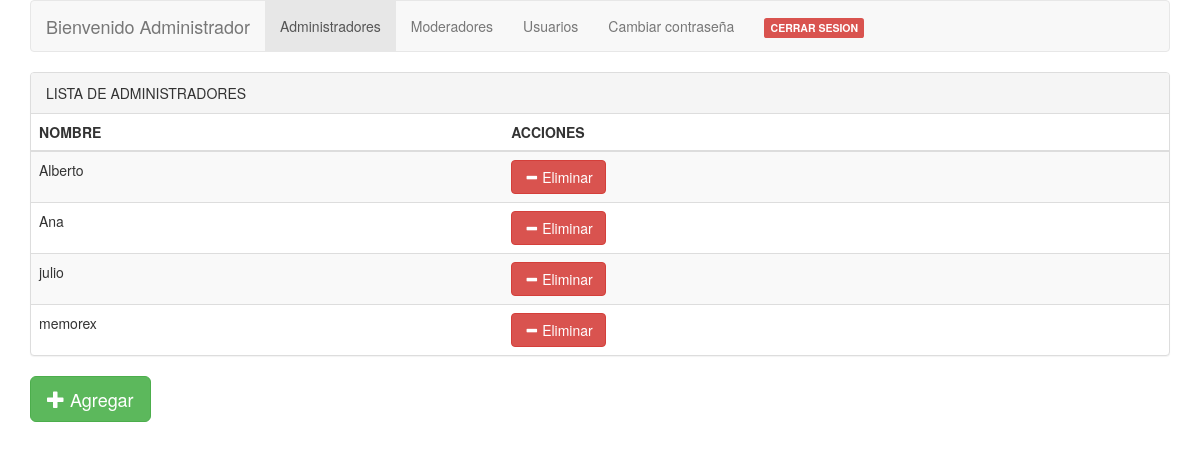
Screenshot of /administradores.php with the database file from the repository.
### tables this page shows
CREATE TABLE `usuarios` (
  `nombre` varchar(30) NOT NULL,
  `password` varchar(30) NOT NULL,
  `tipo` varchar(30) NOT NULL
);

### administradores.php (the view, shortened to what this page needs)
<!DOCTYPE html>
<html lang="es">
<head>
	<link href="css/bootstrap.min.css" rel="stylesheet">
</head>
<body>
   <div class="container">
	<nav class="navbar navbar-default">
		<div class="container-fluid">
			<div class="navbar-header">
				<a href="frmadmin.php" class="navbar-brand">Bienvenido Administrador
				</a>
			</div>
			<div class="collapse navbar-collapse" id="miMenu">
				<ul class="nav navbar-nav">
					<li class="active"><a href="administradores.php">Administradores</a></li>
					<li><a href="moderadores.php">Moderadores</a></li>
					<li><a href="usuarios.php">Usuarios</a></li>
					<li><a onclick="cambiar();" href="#">Cambiar contraseña</a></li>
					<li><a href="php/cerrarsesion.php"><span class="label label-danger">CERRAR SESION </span></a></li>
				</ul>
			</div>
		</div>
	</nav>
</div>
<div class="container">
<div class="panel panel-default">
    <div class="panel-heading">LISTA DE ADMINISTRADORES</div>
	<div class="table-responsive">
		<table class="table table-striped table-hover">
			<thead>
				<tr>
					<th>NOMBRE</th>
					<th>ACCIONES</th>
				</tr>
			</thead>
			<tbody>
				<?php
				     require('php/conexion.php');
				     $result=mysqli_query($conexion,'SELECT nombre FROM usuarios where tipo="admin"');
				     while ($usuarios=mysqli_fetch_array($result)){
						 $nombre=$usuarios['nombre'];
					 echo "<tr><td id='id:$nombre' class='cam_editable'>".$usuarios['nombre']."</td>";
				     echo"<td id='$nombre' button='true'><button type='button' class='btn btn-danger'><span class='glyphicon glyphicon-minus'></span> Eliminar</button></td>";
					 echo"</tr>";
					 }
				?>
			</tbody>
		</table>
	</div>
	</div>
	<button type="button" onclick="ventananuevo();" class="btn btn-success btn-lg" >
          <span class="glyphicon glyphicon-plus" aria-hidden="true"></span> Agregar
    </button>
	</div>
</body>

### rows the page displays
usuarios: nombre "Alberto"
usuarios: nombre "Ana"
usuarios: nombre "julio"
usuarios: nombre "memorex"
